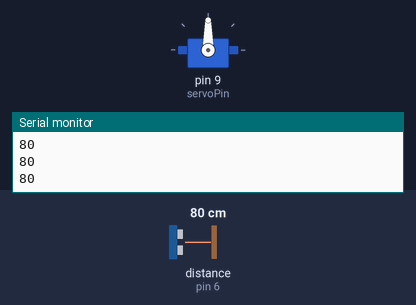
The sketch below on a simulated Arduino Uno, built with avr-gcc and run on an emulated ATmega328P. On the bench: servo, the last lines printed to the serial monitor. Wiring (inferred from the names in the program): ultrasonic range finder: trigger pin 5; echo pin 6. The inputs (shaded band) are chosen by the test bench; at power-on: distance to the obstacle (sensor on pin 6) 80 cm. The echo pulse lasts 58.3 µs per cm.

Above: at 1.2 s.
1.3 s: distance to the obstacle (sensor on pin 6) set to 24 cm
2.8 s: distance to the obstacle (sensor on pin 6) set to 19 cm
At 3.7 s:
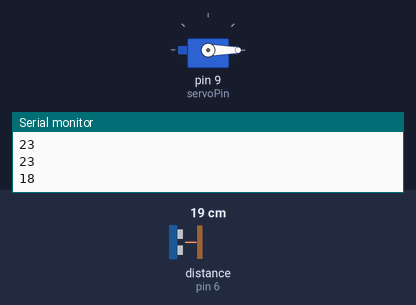
4.7 s: distance to the obstacle (sensor on pin 6) set to 35 cm
At 5.7 s:
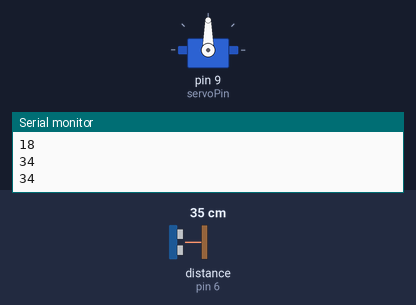
6.2 s: distance to the obstacle (sensor on pin 6) set to 2 cm
At 6.7 s:
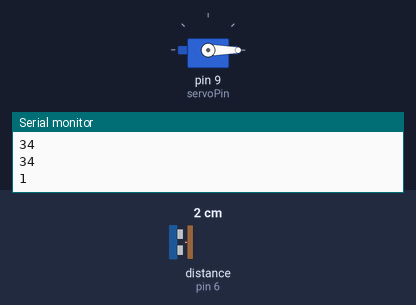
Timing chart, 0 to 8.8 s (numbered marks = the images above; inputs shaded):
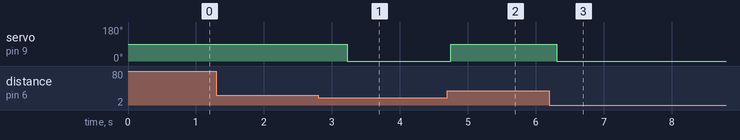

Measured:
- the behaviour switches between 22 and 21 cm on distance to the obstacle (sensor on pin 6) (found by bisection; images 0 and 1)
- after the input at 2.8 s, servo on pin 9 (servoPin): 90° → 0° after 0.43 s
- after the input at 4.7 s, servo on pin 9 (servoPin): 0° → 90° after 0.05 s
- after the input at 6.2 s, servo on pin 9 (servoPin): 90° → 0° after 0.11 s

The sketch:

Idk_naa_nay_breadboarrd_apil.ino
```cpp
/*
  This is an Arduino code for a smart trash can that automatically opens its lid when an object comes within 20cm of it.

  This Arduino code controls an SG90 servo motor based on readings from an ultrasonic distance sensor.
  The distance is measured three times, and the average is computed. If the averaged distance is less
  than or equal to 20, the servo rotates to an open angle of 0 degrees; otherwise, it returns to a
  closed position of 90 degrees after a one-second delay.

  Board: Arduino Uno R4 (or R3)
  Component: Servo motor(SG90) and Ultrasonic distance Sensor(HC-SR04)
*/

#include <Servo.h>

// Set up the servo motor parameters
Servo servo;
const int servoPin = 9;
const int openAngle = 0;
const int closeAngle = 90;

// Set up the ultrasonic sensor parameters
const int trigPin = 5;
const int echoPin = 6;
long distance, averageDistance;
long averDist[3];

// Distance threshold in centimeters
const int distanceThreshold = 20;

void setup() {
  // Initialize serial communication with the computer at 9600 baud rate
  Serial.begin(9600);

  // Configure the trigger and echo pins of the ultrasonic sensor
  pinMode(trigPin, OUTPUT);
  pinMode(echoPin, INPUT);

  // Attach the servo to its control pin and set its initial position
  servo.attach(servoPin);
  servo.write(closeAngle);
  delay(50);
}

void loop() {
  // Measure the distance three times
  for (int i = 0; i <= 2; i++) {
    distance = readDistance();
    averDist[i] = distance;
    delay(5);
  }

  // Calculate the average distance
  averageDistance = (averDist[0] + averDist[1] + averDist[2]) / 3;
  Serial.println(averageDistance);

  // Control the servo based on the averaged distance
  if (averageDistance <= distanceThreshold) {
    servo.write(openAngle);  // Rotate the servo to the open position
    delay(1500);
  } else {
    servo.write(closeAngle);  // Rotate the servo back to the closed position
    delay(500);
  }
}

// Function to read the sensor data and calculate the distance
float readDistance() {
  // Send a pulse on the trigger pin of the ultrasonic sensor
  digitalWrite(trigPin, LOW);
  delayMicroseconds(2);
  digitalWrite(trigPin, HIGH);
  delayMicroseconds(10);
  digitalWrite(trigPin, LOW);

  // Measure the pulse width of the echo pin and calculate the distance value
  float distance = pulseIn(echoPin, HIGH) / 58.00;  // Formula: (340m/s * 1us) / 2
  return distance;
}
```
